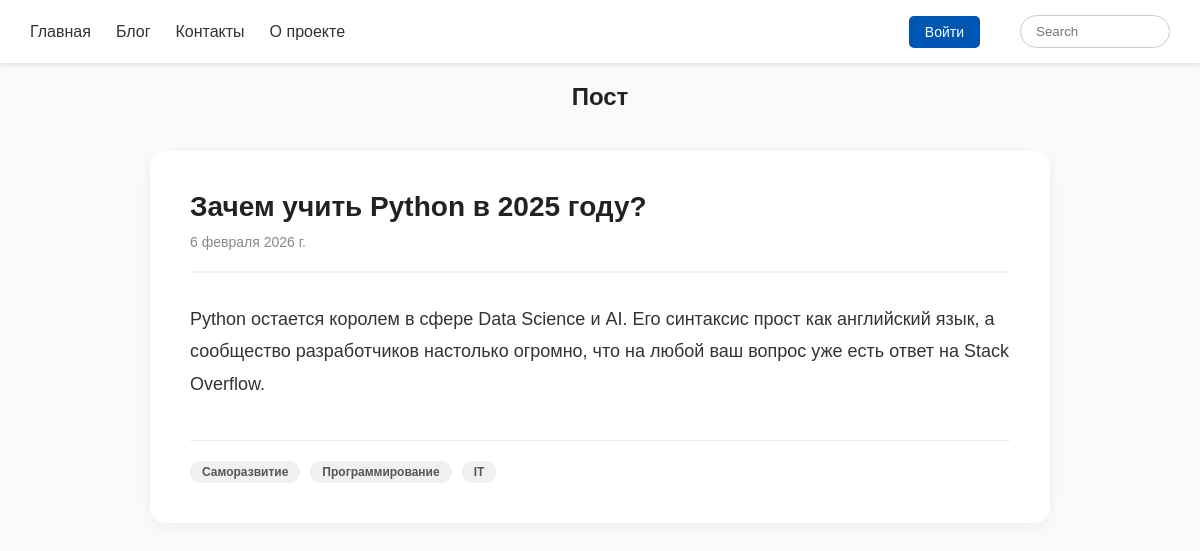
Page /posts/zachem-uchit-python-v-2025-godu on the committed database.
### blog/models.py (models this page shows, shortened)
class Post(models.Model):
    title = models.CharField(max_length=150)
    excerpt = models.CharField(max_length=400)
    date = models.DateField(auto_now=True)
    slug = models.SlugField(unique=True) # /first-past
    content = models.TextField()
    tags = models.ManyToManyField(Tag)

class Tag(models.Model):
    caption = models.CharField(max_length=20)

### blog/views.py (the view)
# urls.py: path('posts/<slug:slug>', views.post_detail, name="post-detail-page"),
def post_detail(request, slug):
    post = Post.objects.get(slug=slug)
    return render(request, "blog/post_detail.html", {
        "post": post
    })

### blog/templates/blog/post_detail.html
{% extends "base.html" %}
{% block content %}
<section class="post-detail">
    <h1 class="main-title post-detail-title">Пост</h1>
    <article class="full-post">
        <header class="full-post-header">
            <h2 class="full-post-title">{{ post.title }}</h2>
            <span class="full-post-date">{{ post.date }}</span>
        </header>
        <div class="full-post-content">
            {{ post.content }}
        </div>
        <footer class="full-post-footer">
            <div class="full-post-tags">
                {% for tag in post.tags.all %}
                    <strong class="full-post-tag">{{ tag.caption }}</strong>
                {% endfor %}
            </div>
        </footer>
    </article>
</section>
{% endblock %}

### static/app.css (style rules this page uses)
body { margin: 0; background-color: #fafafa; color: #000000; font-family: "Ubuntu", sans-serif; font-weight: 400; font-style: normal; }
.main-title { font-family: sans-serif; color: #222; text-align: center; margin-bottom: 40px; }
.post-detail { max-width: 900px; margin: 0 auto 50px; font-family: sans-serif; }
.full-post { background-color: #ffffff; padding: 40px; border-radius: 15px; box-shadow: 0 4px 15px rgba(0,0,0,0.05); }
.full-post-header { border-bottom: 2px solid #f0f0f0; margin-bottom: 30px; padding-bottom: 20px; }
.full-post-title { font-size: 28px; color: #222; margin: 0 0 10px 0; }
.full-post-date { color: #888; font-size: 14px; }
.full-post-content { font-size: 18px; line-height: 1.8; color: #333; margin-bottom: 40px; }
.full-post-footer { border-top: 1px solid #eee; padding-top: 20px; }
.full-post-tags { display: flex; gap: 10px; flex-wrap: wrap; }
.full-post-tag { background-color: #f0f0f0; color: #555; padding: 4px 12px; border-radius: 15px; font-size: 12px; margin: 0; }

### rows in the picture
Post: title "Зачем учить Python в 2025 году?", date "6 февраля 2026 г.", content "Python остается королем в сфере Data Science и AI. Его синтаксис прост как английский язык, а сообщество разработчиков настолько огромно, что на любой ваш вопрос уже есть ответ на Stack Overflow."
Tag: caption "Саморазвитие"
Tag: caption "Программирование"
Tag: caption "IT"
